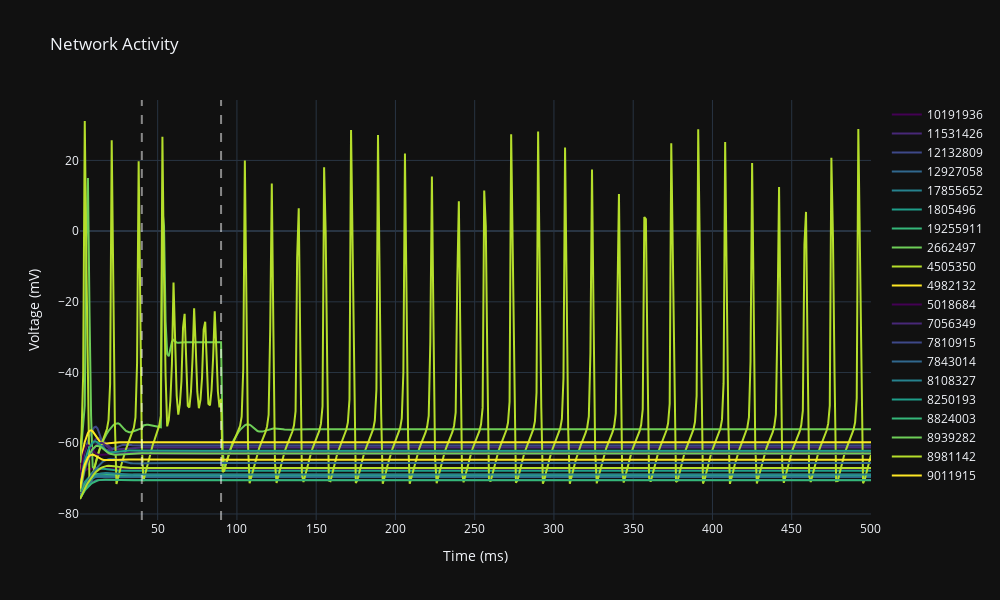

The notebook cell this image was saved under:
### Code cell
Vd = dict()
for i, vs in enumerate(v.T):
    Vd[int(stom[i][0])] = vs

plot_results(t, Vd, (40, 90), interactive=True)

### Figure 1 — Plotly figure (JSON) as saved in the notebook; plotly's stock layout.template omitted (floating-point values rounded to 4 significant figures; data arrays with more than 128 entries replaced by an {"elided": "..."} marker saying what was removed)
{"data": [{"line": {"color": "#440154", "width": 2}, "mode": "lines", "name": "10191936", "type": "scatter", "x": {"elided": "500 float values"}, "y": {"elided": "500 float values"}}, {"line": {"color": "#482878", "width": 2}, "mode": "lines", "name": "11531426", "type": "scatter", "x": {"elided": "500 float values"}, "y": {"elided": "500 float values"}}, {"line": {"color": "#3e4989", "width": 2}, "mode": "lines", "name": "12132809", "type": "scatter", "x": {"elided": "500 float values"}, "y": {"elided": "500 float values"}}, {"line": {"color": "#31688e", "width": 2}, "mode": "lines", "name": "12927058", "type": "scatter", "x": {"elided": "500 float values"}, "y": {"elided": "500 float values"}}, {"line": {"color": "#26828e", "width": 2}, "mode": "lines", "name": "17855652", "type": "scatter", "x": {"elided": "500 float values"}, "y": {"elided": "500 float values"}}, {"line": {"color": "#1f9e89", "width": 2}, "mode": "lines", "name": "1805496", "type": "scatter", "x": {"elided": "500 float values"}, "y": {"elided": "500 float values"}}, {"line": {"color": "#35b779", "width": 2}, "mode": "lines", "name": "19255911", "type": "scatter", "x": {"elided": "500 float values"}, "y": {"elided": "500 float values"}}, {"line": {"color": "#6ece58", "width": 2}, "mode": "lines", "name": "2662497", "type": "scatter", "x": {"elided": "500 float values"}, "y": {"elided": "500 float values"}}, {"line": {"color": "#b5de2b", "width": 2}, "mode": "lines", "name": "4505350", "type": "scatter", "x": {"elided": "500 float values"}, "y": {"elided": "500 float values"}}, {"line": {"color": "#fde725", "width": 2}, "mode": "lines", "name": "4982132", "type": "scatter", "x": {"elided": "500 float values"}, "y": {"elided": "500 float values"}}, {"line": {"color": "#440154", "width": 2}, "mode": "lines", "name": "5018684", "type": "scatter", "x": {"elided": "500 float values"}, "y": {"elided": "500 float values"}}, {"line": {"color": "#482878", "width": 2}, "mode": "lines", "name": "7056349", "type": "scatter", "x": {"elided": "500 float values"}, "y": {"elided": "500 float values"}}, {"line": {"color": "#3e4989", "width": 2}, "mode": "lines", "name": "7810915", "type": "scatter", "x": {"elided": "500 float values"}, "y": {"elided": "500 float values"}}, {"line": {"color": "#31688e", "width": 2}, "mode": "lines", "name": "7843014", "type": "scatter", "x": {"elided": "500 float values"}, "y": {"elided": "500 float values"}}, {"line": {"color": "#26828e", "width": 2}, "mode": "lines", "name": "8108327", "type": "scatter", "x": {"elided": "500 float values"}, "y": {"elided": "500 float values"}}, {"line": {"color": "#1f9e89", "width": 2}, "mode": "lines", "name": "8250193", "type": "scatter", "x": {"elided": "500 float values"}, "y": {"elided": "500 float values"}}, {"line": {"color": "#35b779", "width": 2}, "mode": "lines", "name": "8824003", "type": "scatter", "x": {"elided": "500 float values"}, "y": {"elided": "500 float values"}}, {"line": {"color": "#6ece58", "width": 2}, "mode": "lines", "name": "8939282", "type": "scatter", "x": {"elided": "500 float values"}, "y": {"elided": "500 float values"}}, {"line": {"color": "#b5de2b", "width": 2}, "mode": "lines", "name": "8981142", "type": "scatter", "x": {"elided": "500 float values"}, "y": {"elided": "500 float values"}}, {"line": {"color": "#fde725", "width": 2}, "mode": "lines", "name": "9011915", "type": "scatter", "x": {"elided": "500 float values"}, "y": {"elided": "500 float values"}}], "layout": {"height": 600, "hovermode": "x unified", "shapes": [{"line": {"color": "white", "dash": "dash"}, "opacity": 0.5, "type": "line", "x0": 40, "x1": 40, "xref": "x", "y0": 0, "y1": 1, "yref": "y domain"}, {"line": {"color": "white", "dash": "dash"}, "opacity": 0.5, "type": "line", "x0": 90, "x1": 90, "xref": "x", "y0": 0, "y1": 1, "yref": "y domain"}], "title": {"text": "Network Activity"}, "width": 1000, "xaxis": {"title": {"text": "Time (ms)"}}, "yaxis": {"title": {"text": "Voltage (mV)"}}}}
